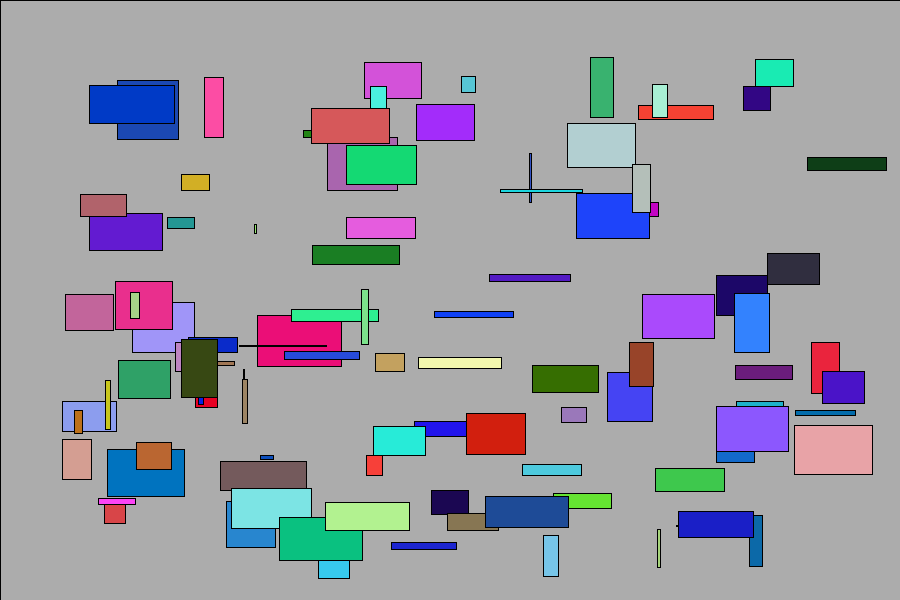
Frame 1 (no input)
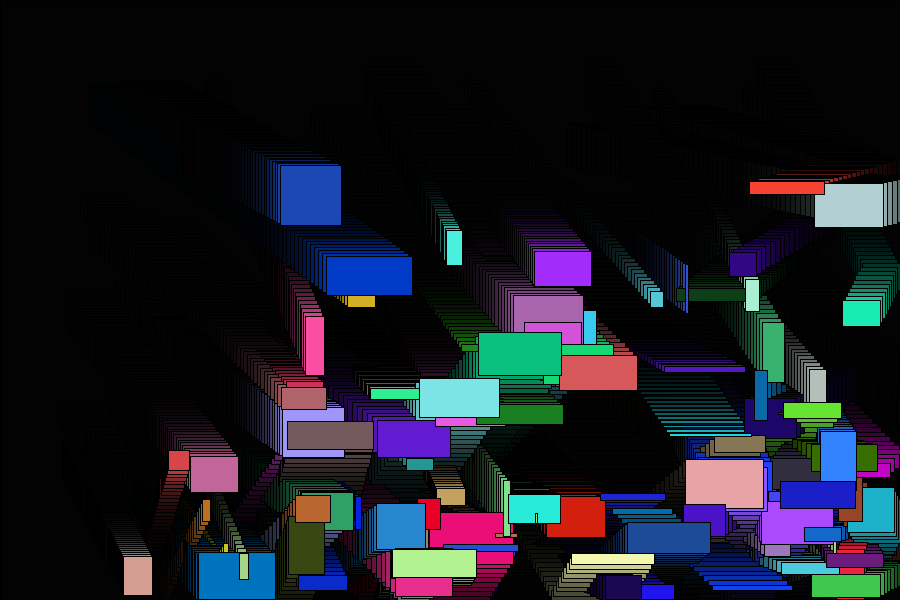
Frame 60 (the mouse pressed at the canvas centre just before this capture)
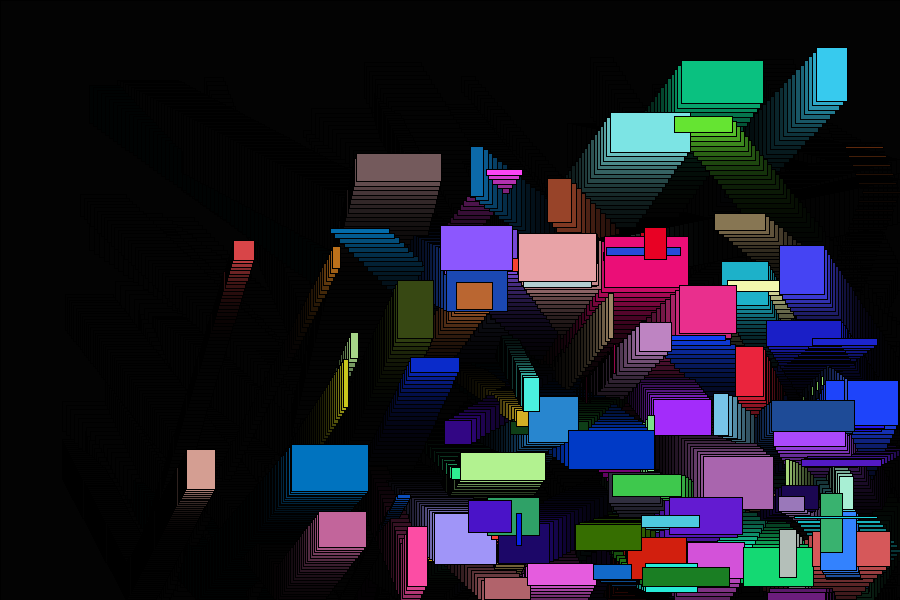
Frame 120 (the mouse held since frame 60 and released just before this capture)

The Processing sketch that drew these frames (run headless with seeded random() and noise(); from frame 60 on, the mouse is pressed at the canvas centre):

// Processing sketch: processing_44772
// ── processing_44772.pde

//HW EC 3 - Computing for arts with Processing
//Copyright Ziad Ewais (zewais) - 11/2/2011 - CMU


final int MAX = 100;
float [ ] x;
float [ ] y;
float [ ] w;
float [ ] h;
float [ ] deltaX;
float [ ] deltaY;
color [ ] col;

void setup()
{
  size(900, 600);
  x = new float[MAX];
  y = new float[MAX];
  w = new float[MAX];
  h = new float[MAX];
  deltaX = new float[MAX];
  deltaY = new float[MAX];
  col = new color[MAX];
  
  initArray(x, 50, width - 50);
  initArray(y, 50, height - 50);
  initArray(w, 1, width * .1);
  initArray(h, 1, height * .1);
  initArray(deltaX, 1, 5);
  initArray(deltaY, 1, 5);
  initColorArray();
}

void draw()
{
  bg();
  drawRect();
  moveRect();
  checkPos();
}

void bg()
{
  
  fill(0,40);
  rect(0,0,width,height);
}

void initArray(float[] arr, float low, float high)
{
  for(int i = 0; i < arr.length; i++)
  {
    arr[i] = random(low, high);
  }
}

void initColorArray()
{
  for(int i = 0; i < MAX; i++)
  {
    col[i] = color(random(255), random(255), random(255));
  }
}

void drawRect()
{
  for(int i = 0; i < MAX; i++)
  {
    fill(col[i]);
    rect(x[i], y[i], w[i], h[i]);
  }
}

void moveRect()
{
  for(int i = 0; i < MAX; i++)
  {
    x[i] = x[i] + deltaX[i];
    y[i] = y[i] + deltaY[i];
  }
}

void checkPos()
{
  for(int i = 0; i < MAX; i++)
  {
    if(x[i] < 0 || x[i] + w[i] > width)
    {
      deltaX[i] = -deltaX[i];
    }
    else if(y[i] < 0 || y[i] + h[i] > height)
    {
      deltaY[i] = -deltaY[i];
    }
  }
}
